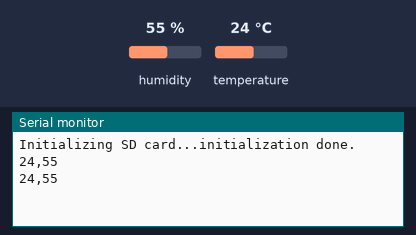
A sketch run on a simulated Arduino Uno, built with avr-gcc and run on an emulated ATmega328P. Parts: the last lines printed to the serial monitor. Inputs (shaded band) come from the test bench; at power-on: humidity 55 %, temperature 24 °C. Storage starts empty.

Above: at 1.8 s.
1.9 s: humidity set to 22 %
At 3.2 s:
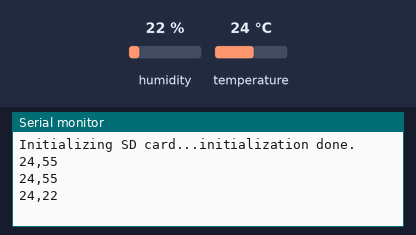
3.4 s: temperature set to 12 °C
At 4.5 s:
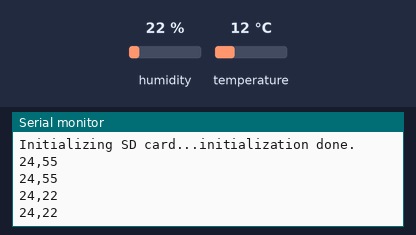
4.9 s: humidity set to 40 %
At 6.6 s:
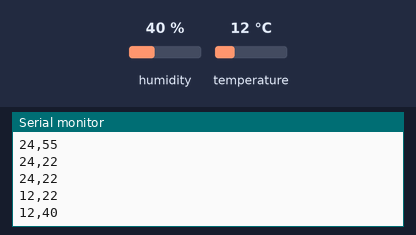
Timing chart, 0 to 8.1 s (numbered marks = the images above; inputs shaded):
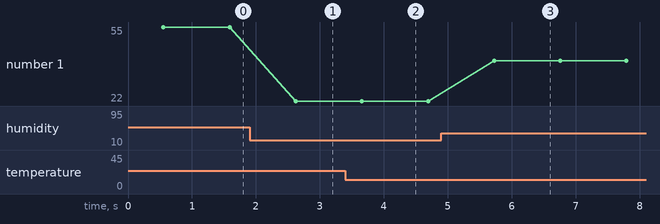

The sketch:

Datalogger_DHT.ino
```cpp
/*
Alexander Gruden
University of Vermont
CMPE 3990A: Microcontrollers2
Lab 2
16 September 2026
The purpose of this program is to log data from a DHT11 sensor
*/


#include <SPI.h>
#include <SD.h>
#include <DHT11.h>

DHT11 dht11(8);

const int chipSelect = 10;


void setup() {
  // Open serial communications and wait for port to open:
  Serial.begin(9600);
  // wait for Serial Monitor to connect. Needed for native USB port boards only:
  while (!Serial);

  Serial.print("Initializing SD card...");

  if (!SD.begin(chipSelect)) {
    Serial.println("initialization failed. Things to check:");
    Serial.println("1. is a card inserted?");
    Serial.println("2. is your wiring correct?");
    Serial.println("3. did you change the chipSelect pin to match your shield or module?");
    Serial.println("Note: press reset button on the board and reopen this Serial Monitor after fixing your issue!");
    while (true);
  }

  Serial.println("initialization done.");
}

void loop() {
  int temp = 0;
  int humidity = 0;

  // read three sensors and append to the string:
  int result = dht11.readTemperatureHumidity(temp, humidity);

  String dataString = String(temp) + "," + String(humidity);

  // open the file. note that only one file can be open at a time,
  // so you have to close this one before opening another.
  File dataFile = SD.open("datalog.txt", FILE_WRITE);

  // if the file is available, write to it:
  if (dataFile) {
    dataFile.println(dataString);
    dataFile.close();
    // print to the serial port too:
    Serial.println(dataString);
  }
  // if the file isn't open, pop up an error:
  else {
    Serial.println("error opening datalog.txt");
  }
  delay(500);
}
```

Measured:
- after the input at 1.9 s, the serial monitor: prints a new line after 0.72 s (image 1)
- after the input at 4.9 s, the serial monitor: prints a new line after 0.83 s (image 3)
- plotted number 1: 55 → 22 after the input at 1.9 s, 22 → 40 after the input at 4.9 s
